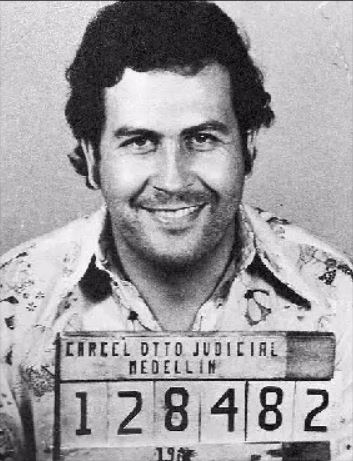
#> input picture Capture.JPG, 353 x 461 px, given in place of the camera
$ jupyter execute --allow-errors FaceDetect.ipynb
#> lines starting #> are read from the running program, lines starting #| are printed output that depends on the picture; after the words box and inside, x2 and y2 are one past the last pixel; in counts of white or black regions, pixels touching at a corner belong together
[cell 1]
import cv2
import sys
import logging as log
import datetime as dt
import numpy as np
from time import sleep

#> (a cell that did not finish here is left out)

[cell 3]
x_train, y_train, x_test, y_test = [], [], [], []

#> (the rest of this cell did not finish here and is left out)

[cell 4]
import keras
from keras.models import Sequential
from keras.layers.convolutional import Conv2D
from keras.layers.convolutional import MaxPooling2D,AveragePooling2D
from keras.layers import Flatten,Dense,Dropout
#> (the rest of this cell did not finish here and is left out)

[cell 5]
cascPath = "./haarcascade_frontalface_default.xml"
faceCascade = cv2.CascadeClassifier(cascPath)
log.basicConfig(filename='webcam.log',level=log.INFO)

video_capture = cv2.VideoCapture(0)
anterior = 0

while True:
    if not video_capture.isOpened():
        print('Unable to load camera.')
        sleep(5)
        pass

    # Capture frame-by-frame
    ret, frame = video_capture.read()
#> frame is the input picture: shape (461, 353, 3); mean B, G, R 161.4, 158.4, 160.4

    gray = cv2.cvtColor(frame, cv2.COLOR_BGR2GRAY)

    faces = faceCascade.detectMultiScale(
        gray,
        scaleFactor=1.1,
        minNeighbors=5,
        minSize=(30, 30),

    )
#> faces = [[75, 65, 190, 190]]

    # Draw a rectangle around the faces
    for (x, y, w, h) in faces:
        cv2.rectangle(frame, (x, y), (x+w, y+h), (0, 255, 0), 2)
#> this loop made 1 pass
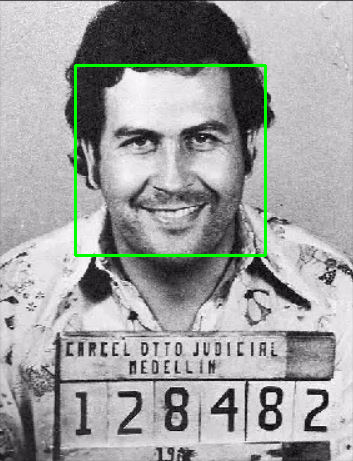
#> frame: shape (461, 353, 3); 1.4% of pixels changed, all inside (x1, y1, x2, y2) = (74, 64, 267, 257)

    if anterior != len(faces):
        anterior = len(faces)
#> anterior = 1
        log.info("faces: "+str(len(faces))+" at "+str(dt.datetime.now()))


    # Display the resulting frame
    cv2.imshow('Video', frame)


    if cv2.waitKey(1) & 0xFF == ord('q'):
#> (key q is pressed here)
        break

    # Display the resulting frame
    cv2.imshow('Video', frame)

# When everything is done, release the capture
video_capture.release()
cv2.destroyAllWindows()

[cell 6]
detected_face = frame[int(y):int(y+h), int(x):int(x+w)] #crop detected face
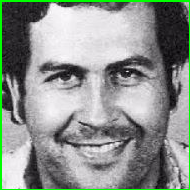
#> detected_face: shape (190, 190, 3); mean B, G, R 142.3, 147.3, 141.3
detected_face = cv2.cvtColor(detected_face, cv2.COLOR_BGR2GRAY) #transform to gray scale
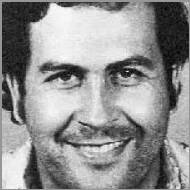
#> detected_face: shape (190, 190); min 1, max 254, mean 145
detected_face = cv2.resize(detected_face, (48, 48)) #resize to 48x48
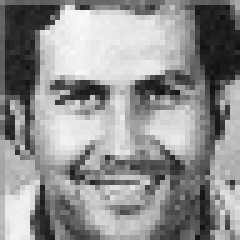
#> detected_face: shape (48, 48) (shown 5 times larger); min 16, max 248, mean 144.5
